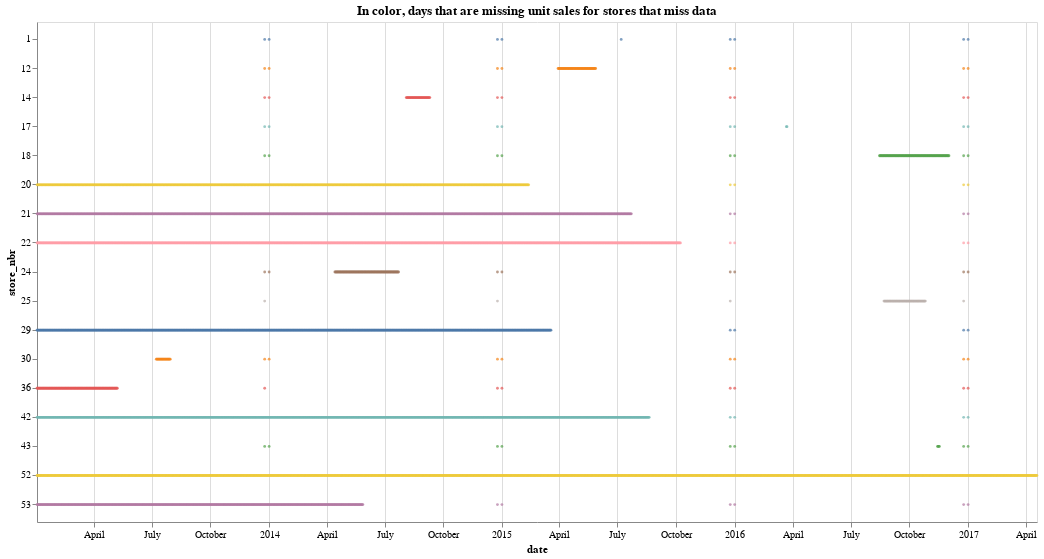

The notebook cell this image was saved under:
### Markdown cell above
Let's now make a graph to see where in the timeline we are missing data per store were we actually miss some data.

### Code cell
alt.data_transformers.enable("vegafusion")

df_salesandstoresdata_alldatesnull_chart = alt.Chart(df_salesandstoresdata_alldatesnull , title='In color, days that are missing unit sales for stores that miss data').mark_circle(size=8).encode(
    y="store_nbr:N",
    x="date:T",
    yOffset="unit_sales:Q",
    color=alt.Color('store_nbr:N').legend(None)
)
df_salesandstoresdata_alldatesnull_chart = df_salesandstoresdata_alldatesnull_chart.properties(
    width=1000,  # Set the width
    height=500  # Set the height
)

df_salesandstoresdata_alldatesnull_chart

### Figure 1 — Vega specification as saved in the notebook (floating-point values rounded to 4 significant figures; data arrays with more than 128 entries replaced by an {"elided": "..."} marker saying what was removed)
{"$schema": "https://vega.github.io/schema/vega/v5.json", "data": [{"name": "source_0", "values": {"elided": "7197 records"}, "transform": [{"type": "formula", "expr": "toDate(datum['date'])", "as": "date"}]}, {"name": "source_0_y_domain_store_nbr", "values": [{"store_nbr": "1"}, {"store_nbr": "12"}, {"store_nbr": "14"}, {"store_nbr": "17"}, {"store_nbr": "18"}, {"store_nbr": "20"}, {"store_nbr": "21"}, {"store_nbr": "22"}, {"store_nbr": "24"}, {"store_nbr": "25"}, {"store_nbr": "29"}, {"store_nbr": "30"}, {"store_nbr": "36"}, {"store_nbr": "42"}, {"store_nbr": "43"}, {"store_nbr": "52"}, {"store_nbr": "53"}]}, {"name": "source_0_yOffset_domain_unit_sales", "values": [{"min": 1.0, "max": 1.0}]}, {"name": "source_0_color_domain_store_nbr", "values": [{"store_nbr": "1"}, {"store_nbr": "12"}, {"store_nbr": "14"}, {"store_nbr": "17"}, {"store_nbr": "18"}, {"store_nbr": "20"}, {"store_nbr": "21"}, {"store_nbr": "22"}, {"store_nbr": "24"}, {"store_nbr": "25"}, {"store_nbr": "29"}, {"store_nbr": "30"}, {"store_nbr": "36"}, {"store_nbr": "42"}, {"store_nbr": "43"}, {"store_nbr": "52"}, {"store_nbr": "53"}]}], "marks": [{"type": "symbol", "name": "marks", "from": {"data": "source_0"}, "encode": {"update": {"fill": {"field": "store_nbr", "scale": "color"}, "y": {"field": "store_nbr", "scale": "y", "offset": {"field": "unit_sales", "scale": "yOffset"}}, "opacity": {"value": 0.7}, "shape": {"value": "circle"}, "size": {"value": 8}, "x": {"field": "date", "scale": "x"}}}, "style": ["circle"]}], "scales": [{"name": "x", "type": "time", "domain": {"data": "source_0", "field": "date"}, "range": [0, {"signal": "width"}]}, {"name": "y", "type": "band", "domain": {"data": "source_0_y_domain_store_nbr", "field": "store_nbr", "sort": true}, "range": [0, {"signal": "height"}], "paddingOuter": 0.2, "paddingInner": 0.2}, {"name": "yOffset", "type": "linear", "domain": [{"signal": "(data(\"source_0_yOffset_domain_unit_sales\")[0] || {}).min"}, {"signal": "(data(\"source_0_yOffset_domain_unit_sales\")[0] || {}).max"}], "range": [0, {"signal": "bandwidth('y')"}], "zero": false}, {"name": "color", "type": "ordinal", "domain": {"data": "source_0_color_domain_store_nbr", "field": "store_nbr", "sort": true}, "range": "category"}], "axes": [{"scale": "x", "domain": false, "ticks": false, "zindex": 0, "labels": false, "gridScale": "y", "aria": false, "grid": true, "maxExtent": 0, "orient": "bottom", "tickCount": {"signal": "ceil(width/40)"}, "minExtent": 0}, {"scale": "x", "labelOverlap": true, "orient": "bottom", "labelFlush": true, "zindex": 0, "grid": false, "title": "date", "tickCount": {"signal": "ceil(width/40)"}}, {"scale": "y", "orient": "left", "grid": false, "zindex": 0, "title": "store_nbr"}], "title": {"text": "In color, days that are missing unit sales for stores that miss data", "frame": "group"}, "style": "cell", "background": "white", "height": 500, "padding": 5, "width": 1000}
